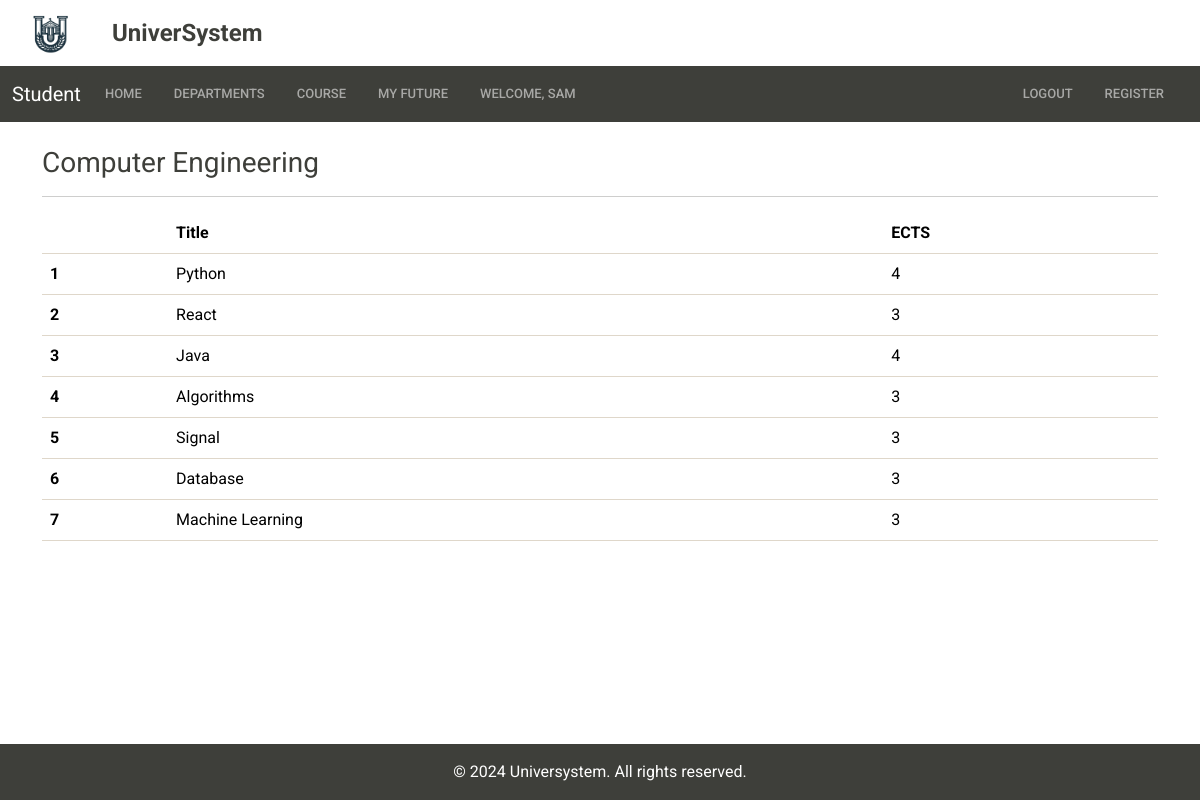
The page /department/computer-engineering/ (signed in) on the database its author committed.
### accountapp/models.py (models this page shows, shortened)
class CustomUser(AbstractUser):
    STATUS = (
        ('Teacher', 'Teacher'),
        ('Student', 'Student'),
        ('Admin', 'Admin'),
    )
    status = models.CharField(
        max_length=100, choices=STATUS, default='Student',)

### baseapp/models.py (models this page shows, shortened)
class Department(models.Model):
    title = models.CharField(max_length=150)
    capacity = models.IntegerField(default=10)
    slug = models.SlugField(db_index=True, unique=True,
                            blank=True, null=False, editable=False)

class Lesson(models.Model):
    DAY_OF_WEEK = (
        ('Monday', 'Monday'),
        ('Tuesday', 'Tuesday'),
        ('Wednesday', 'Wednesday'),
        ('Thursday', 'Thursday'),
        ('Friday', 'Friday'),
    )
    title = models.CharField(max_length=100)
    ects = models.IntegerField()
    department = models.ManyToManyField(Department)
    capacity = models.IntegerField(default=3)  # Course capacity
    day_of_week = models.CharField(
        max_length=9, choices=DAY_OF_WEEK)
    start_time = models.TimeField()
    end_time = models.TimeField()
    slug = models.SlugField(db_index=True, unique=True,
                            blank=True, null=True, editable=False)

### baseapp/views.py (the view)
# urls.py: path('department/<slug:slug>/', LessonView.as_view(), name='lesson'),
class LessonView(LoginRequiredMixin, View):
    def get(self, request, slug):
        context = {
            'lessons': Lesson.objects.filter(department__slug=slug),
            'all_lessons': Lesson.objects.all(),
            'departments': Department.objects.get(slug=slug),
        }
        return render(request, 'baseapp/department_lessons.html', context)

### baseapp/templates/baseapp/department_lessons.html
{% extends 'base.html' %} {% block title %}Courses{% endblock title %} {% block content %}
<div class="container mt-4">
  <h3>{{ departments.title }}</h3>
  <hr />
  <table class="table">
    <thead>
      <tr>
        <th scope="col"></th>
        <th scope="col">Title</th>
        <th scope="col">ECTS</th>
      </tr>
    </thead>
    {% for lesson in lessons %}
    <tbody>
      <tr>
        <th scope="row">{{ forloop.counter }}</th>
        <td>{{ lesson.title }}</td>
        <td>{{ lesson.ects }}</td>
      </tr>
    </tbody>
    {% endfor %}
  </table>
</div>
{% endblock content %}

### templates/partials/_navbar.html (shortened to what this page needs)
<nav class="navbar navbar-expand-lg bg-dark" data-bs-theme="dark">
  <div class="container-fluid">
    {% if user.status == "Teacher" %}
    <a class="navbar-brand">Teacher</a>
    {% elif user.status == "Student" %}
    <a class="navbar-brand">Student</a>
    {% elif user.status == 'Admin' %}
    <a class="navbar-brand">Admin</a>
    {% endif %}
    <div class="collapse navbar-collapse" id="navbarColor01">
      <ul class="navbar-nav me-3">
        <li class="nav-item">
          <a class="nav-link me-3" href="{% url 'index' %}">Home</a>
        </li>
        <li class="nav-item me-3">
          <a class="nav-link" href="{% url 'department' %}">Departments</a>
        </li>
        {% if user.status == "Teacher" %}
        <li class="nav-item dropdown">
          <a
            class="nav-link dropdown-toggle me-3"
            href="#"
            role="button"
            data-bs-toggle="dropdown"
            aria-expanded="false"
          >
            Courses
          </a>
          <ul class="dropdown-menu">
            {% for lesson in user.teacher.lessons.all %}
            <li><a class="dropdown-item" href="{% url 'teacher_grading' slug=lesson.slug %}">{{ lesson.title }}</a></li>
            {% endfor %}
          </ul>
        </li>
        <li class="nav-item dropdown">
          <a class="nav-link dropdown-toggle me-3" href="#" role="button" data-bs-toggle="dropdown" aria-expanded="false">
            Student
          </a>
          <ul class="dropdown-menu">
            <li><a class="dropdown-item" href="{% url 'message' %}">Messages</a></li>
            <li><a class="dropdown-item" href="{% url 'course_approval' %}">Course Approval</a></li>
          </ul>
        </li>
        {% elif user.status == "Student" %}
        <li class="nav-item me-3">
          {% if user.student.is_submitted %}
          <a class="nav-link" href="{% url 'selected_lessons' %}">Course</a>
          {% else %}
          <a class="nav-link" href="{% url 'lesson_selection' %}">Course</a>
          {% endif %}
        </li>
        <li class="nav-item me-3">
          <a class="nav-link" href="{% url 'student_future' %}">My Future</a>
        </li>
        {% endif %} {% if not user.status == 'Admin' %}
        <li class="nav-item">
          <a class="nav-link">Welcome, {{ user.first_name|title }}</a>
        </li>
        {% endif %}
      </ul>
      <ul class="navbar-nav ms-auto">
        <li class="nav-item me-3">
          <a class="nav-link" href="{% url 'logout' %}">Logout</a>
        </li>
        {% if user.status == 'Student' %}
        <li class="nav-item me-3">
          <a class="nav-link" href="{% url 'register' %}">Register</a>
        </li>
        {% endif %}
      </ul>
    </div>
  </div>
</nav>

### templates/base.html (style rules this page uses)
body { display: flex; flex-direction: column; min-height: 100vh; margin: 0; }

### rows shown on the page
CustomUser: first_name "SAM"
Department: title "Computer Engineering"
Lesson: title "Python", ects "4"
Lesson: title "React", ects "3"
Lesson: title "Java", ects "4"
Lesson: title "Algorithms", ects "3"
Lesson: title "Signal", ects "3"
Lesson: title "Database", ects "3"
Lesson: title "Machine Learning", ects "3"
